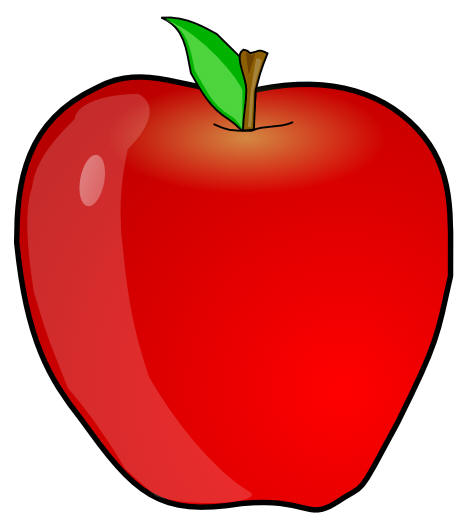
#> input picture apple.jpeg, 469 x 531 px, given in place of the camera
$ python camshift_track.py
#> lines starting #> are read from the running program, lines starting #| are printed output that depends on the picture; after the words box and inside, x2 and y2 are one past the last pixel; in counts of white or black regions, pixels touching at a corner belong together
# code source courtesy https://opencv24-python-tutorials.readthedocs.io/en/latest/py_tutorials/py_video/py_meanshift/py_meanshift.html#camshift
import numpy as np
import cv2

cap = cv2.VideoCapture(0)

# take first frame of the video
ret,frame = cap.read()
#> frame is the input picture: shape (531, 469, 3); mean B, G, R 99.5, 104.2, 222.7

# setup initial location of window
r,h,c,w = 400,90,410,125  # simply hardcoded the values
track_window = (c,r,w,h)

# set up the ROI for tracking
roi = frame[r:r+h, c:c+w]
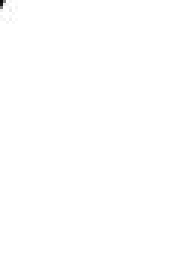
#> roi: shape (90, 59, 3) (shown 3 times larger); min 11, max 255, mean 254.8
hsv_roi =  cv2.cvtColor(frame, cv2.COLOR_BGR2HSV)
#> hsv_roi: shape (531, 469, 3); mean H, S, V 5.6, 151.1, 225.2
mask = cv2.inRange(hsv_roi, np.array((0., 60.,32.)), np.array((180.,255.,255.)))
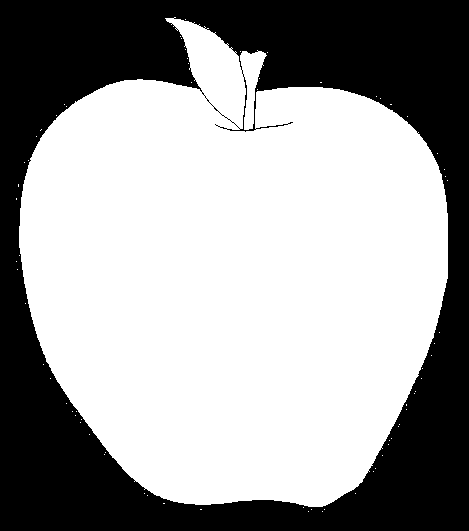
#> mask: shape (531, 469); 61.8% white; 1 black region, box (x1, y1, x2, y2) and area: (0, 0, 469, 531) 95236
roi_hist = cv2.calcHist([hsv_roi],[0],mask,[180],[0,180])
#> roi_hist = 180 values, max 123486 at index 0, min 0 at index 28, mean 854.5
cv2.normalize(roi_hist,roi_hist,0,255,cv2.NORM_MINMAX)

# Setup the termination criteria, either 10 iteration or move by atleast 1 pt
term_crit = ( cv2.TERM_CRITERIA_EPS | cv2.TERM_CRITERIA_COUNT, 10, 1 )

while(1):
    ret ,frame = cap.read()

    if ret == True:
        hsv = cv2.cvtColor(frame, cv2.COLOR_BGR2HSV)
        dst = cv2.calcBackProject([hsv],[0],roi_hist,[0,180],1)
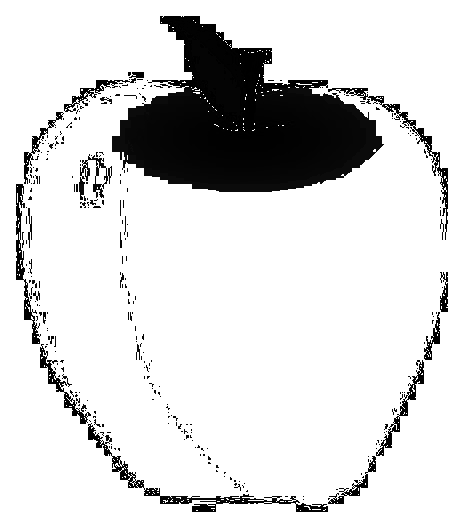
#> dst: shape (531, 469); min 0, max 255, mean 218.6

        # apply meanshift to get the new location
        ret, track_window = cv2.CamShift(dst, track_window, term_crit)
#> ret = ((435, 446.5), (78.47, 125.6), 2.9); track_window = (401, 383, 68, 127)

        # Draw it on image
        pts = cv2.boxPoints(ret)
#> pts = [[392.6, 507.3], [399, 381.8], [477.4, 385.7], [471, 511.2]]
        pts = np.int0(pts)
#> pts = [[392, 507], [398, 381], [477, 385], [471, 511]]
        img2 = cv2.polylines(frame,[pts],True, 255,2)
        cv2.imshow('img2',img2)

        k = cv2.waitKey(60) & 0xff
#> (key q is pressed here)
        if k == ord('q'):
            break

    else:
        break

cv2.destroyAllWindows()
cap.release()
